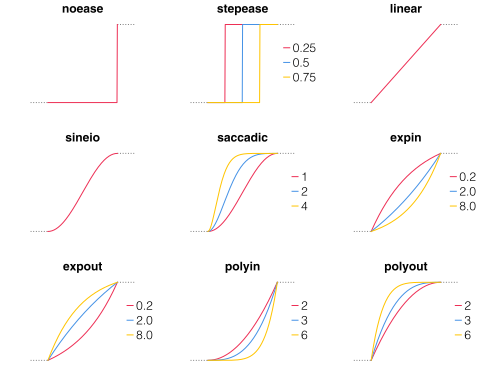

Write the Julia code that produced this figure.
using PyPlot
using Animations


function easingplots()

    efuncs = [noease, stepease, linear, sineio, saccadic, expin, expout, polyin, polyout]
    params = [[nothing], [0.25, 0.5, 0.75], [nothing], [nothing], [1, 2, 4], [0.2, 2, 8], [0.2, 2, 8], [2, 3, 6], [2, 3, 6]]

    n = length(efuncs)
    cols = 3
    rows = Int(ceil(n / cols))
    fig, axes = subplots(rows, cols, figsize=(5, rows/3*4), constrained_layout=true)

    xx = 0:0.005:1

    for (i, (ef, ps)) in enumerate(zip(efuncs, params))

        a = axes[(divrem(i - 1, cols) .+ (1, 1))...]
        a.axis("off")

        a.plot([-0.25, 0], [0, 0], color=(0.5, 0.5, 0.5), linestyle="dotted")
        a.plot([1, 1.25], [1, 1], color=(0.5, 0.5, 0.5), linestyle="dotted")
        a.set_title("$(Symbol(ef))", fontweight=600)
        for p in ps
            easing = isnothing(p) ? ef() : ef(p)
            anim = Animation([0, 1], [0.0, 1.0], easing)
            yy = at.(anim, xx)
            if isnothing(p)
                a.plot(xx, yy)
            else
                a.plot(xx, yy, label="$p")
            end
        end
        if ps != [nothing]
            a.legend(loc="center", bbox_to_anchor=(1, 0.5), frameon=false, borderpad=0, borderaxespad=0, handlelength=0.5)
        end
    end

    fig.savefig(joinpath(dirname(pathof(Animations)), "../misc/easingplots.svg"))

end
easingplots()
